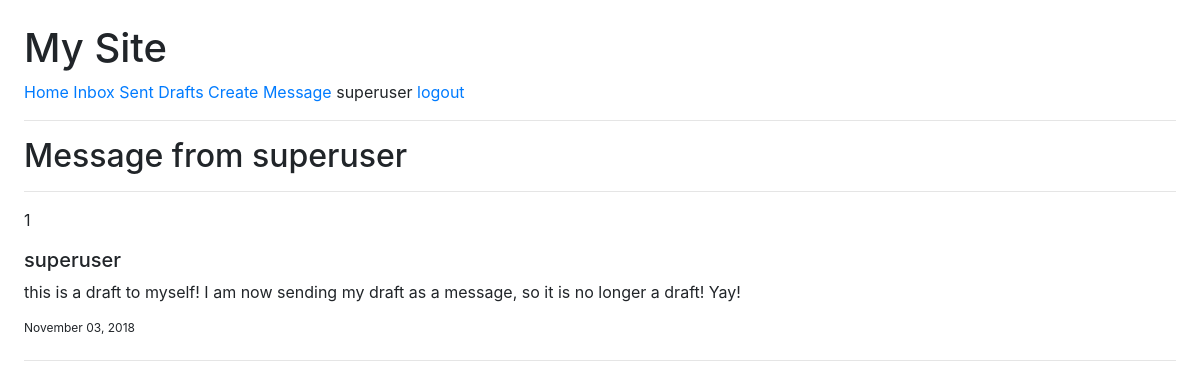
/1/ (signed in), run on the app's committed database.
### messenger/models.py (models this page shows)
class Message(models.Model):
    text = models.TextField()
    sent = models.BooleanField()
    date = models.DateField(auto_now_add=True)
    sender = models.ForeignKey(User, related_name='sent', on_delete=models.CASCADE)
    receiver = models.ForeignKey(User, related_name='received', on_delete=models.CASCADE)

### messenger/views.py (the view)
# urls.py: url(r'^(?P<id>\d+)/$', views.message_detail, name='message_detail'),
@login_required
def message_detail(request, id):
    message = Message.objects.get(id=id)
    return render(request, 'messenger/message_detail.html', {'message': message})

### messenger/templates/messenger/message_detail.html
{% extends 'messenger/base.html' %}
{% block content %}
  <h2>Message from {{message.sender}}</h2>
    <hr>
    	<p>{{ message.id}}</p>
        <h5>{{ message.sender }}</h5>
        <p>{{ message.text }}</p>
        <sup>{{ message.date | date:"F d, Y" }}</sup>
        <br>
        <hr>
{% endblock %}

### messenger/templates/messenger/base.html (shortened to what this page needs)
<!DOCTYPE html>
<html lang="en">
  <head>
    <link rel="stylesheet" href="https://stackpath.bootstrapcdn.com/bootstrap/4.1.3/css/bootstrap.min.css">
  </head>
  <body>
    <header>
      <h1>My Site</h1>
      {% if user.is_authenticated %}
            <td><a href="/">Home</a></td>
            <td><a href="/inbox">Inbox</a></td>
            <td><a href="/sent">Sent</a></td>
            <td><a href="/drafts">Drafts</a></td>
            <td><a href="/message_create">Create Message</a></td>
            <td>{{ user.username }}</td>
            <td><a href="{% url 'logout' %}">logout</a></td>
      {% else %}
        <a href="{% url 'login' %}">login</a> / <a href="{% url 'signup' %}">signup</a>
      {% endif %}
      <hr>
    </header>
    <main>
      {% block content %}
      {% endblock %}
    </main>
  </body>
</html>

### messenger/templates/messenger/base.html (style rules this page uses)
body { padding: 1.5em; }

### data on the page
Message: sender "superuser", id "1", text "this is a draft to myself! I am now sending my draft as a message, so it is no longer a draft! Yay!", date "November 03, 2018"

### other printed values
{{ user.username }} "superuser"
